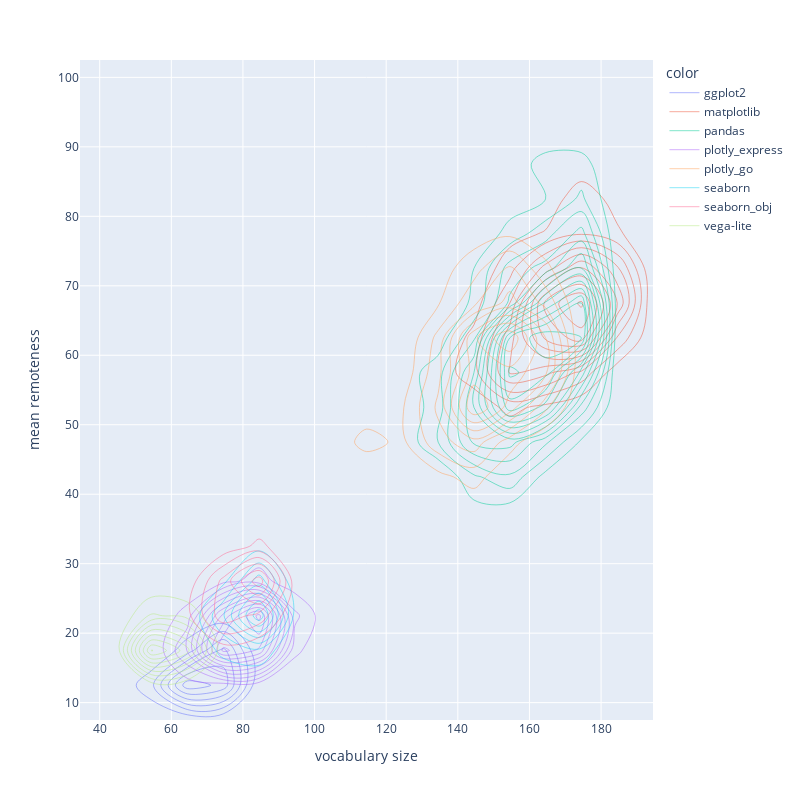

Write notebook code for a chart like this one.
### Code cell
px.density_contour(x=vocab, y=remoteness, color=notations, width=800, height=800, labels=dict(y='mean remoteness', x='vocabulary size'))

### Figure 1 — Plotly figure (JSON) as saved in the notebook; plotly's stock layout.template omitted (floating-point values rounded to 4 significant figures; data arrays with more than 128 entries replaced by an {"elided": "..."} marker saying what was removed)
{"data": [{"contours": {"coloring": "none"}, "hovertemplate": "color=ggplot2<br>vocabulary size=%{x}<br>mean remoteness=%{y}<br>count=%{z}<extra></extra>", "legendgroup": "ggplot2", "line": {"color": "#636efa"}, "name": "ggplot2", "showlegend": true, "type": "histogram2dcontour", "x": {"elided": "1000 int values"}, "xaxis": "x", "xbingroup": "x", "y": {"elided": "1000 float values"}, "yaxis": "y", "ybingroup": "y"}, {"contours": {"coloring": "none"}, "hovertemplate": "color=matplotlib<br>vocabulary size=%{x}<br>mean remoteness=%{y}<br>count=%{z}<extra></extra>", "legendgroup": "matplotlib", "line": {"color": "#EF553B"}, "name": "matplotlib", "showlegend": true, "type": "histogram2dcontour", "x": {"elided": "1000 int values"}, "xaxis": "x", "xbingroup": "x", "y": {"elided": "1000 float values"}, "yaxis": "y", "ybingroup": "y"}, {"contours": {"coloring": "none"}, "hovertemplate": "color=pandas<br>vocabulary size=%{x}<br>mean remoteness=%{y}<br>count=%{z}<extra></extra>", "legendgroup": "pandas", "line": {"color": "#00cc96"}, "name": "pandas", "showlegend": true, "type": "histogram2dcontour", "x": {"elided": "1000 int values"}, "xaxis": "x", "xbingroup": "x", "y": {"elided": "1000 float values"}, "yaxis": "y", "ybingroup": "y"}, {"contours": {"coloring": "none"}, "hovertemplate": "color=plotly_express<br>vocabulary size=%{x}<br>mean remoteness=%{y}<br>count=%{z}<extra></extra>", "legendgroup": "plotly_express", "line": {"color": "#ab63fa"}, "name": "plotly_express", "showlegend": true, "type": "histogram2dcontour", "x": {"elided": "1000 int values"}, "xaxis": "x", "xbingroup": "x", "y": {"elided": "1000 float values"}, "yaxis": "y", "ybingroup": "y"}, {"contours": {"coloring": "none"}, "hovertemplate": "color=plotly_go<br>vocabulary size=%{x}<br>mean remoteness=%{y}<br>count=%{z}<extra></extra>", "legendgroup": "plotly_go", "line": {"color": "#FFA15A"}, "name": "plotly_go", "showlegend": true, "type": "histogram2dcontour", "x": {"elided": "1000 int values"}, "xaxis": "x", "xbingroup": "x", "y": {"elided": "1000 float values"}, "yaxis": "y", "ybingroup": "y"}, {"contours": {"coloring": "none"}, "hovertemplate": "color=seaborn<br>vocabulary size=%{x}<br>mean remoteness=%{y}<br>count=%{z}<extra></extra>", "legendgroup": "seaborn", "line": {"color": "#19d3f3"}, "name": "seaborn", "showlegend": true, "type": "histogram2dcontour", "x": {"elided": "1000 int values"}, "xaxis": "x", "xbingroup": "x", "y": {"elided": "1000 float values"}, "yaxis": "y", "ybingroup": "y"}, {"contours": {"coloring": "none"}, "hovertemplate": "color=seaborn_obj<br>vocabulary size=%{x}<br>mean remoteness=%{y}<br>count=%{z}<extra></extra>", "legendgroup": "seaborn_obj", "line": {"color": "#FF6692"}, "name": "seaborn_obj", "showlegend": true, "type": "histogram2dcontour", "x": {"elided": "1000 int values"}, "xaxis": "x", "xbingroup": "x", "y": {"elided": "1000 float values"}, "yaxis": "y", "ybingroup": "y"}, {"contours": {"coloring": "none"}, "hovertemplate": "color=vega-lite<br>vocabulary size=%{x}<br>mean remoteness=%{y}<br>count=%{z}<extra></extra>", "legendgroup": "vega-lite", "line": {"color": "#B6E880"}, "name": "vega-lite", "showlegend": true, "type": "histogram2dcontour", "x": {"elided": "1000 int values"}, "xaxis": "x", "xbingroup": "x", "y": {"elided": "1000 float values"}, "yaxis": "y", "ybingroup": "y"}], "layout": {"height": 800, "legend": {"title": {"text": "color"}, "tracegroupgap": 0}, "margin": {"t": 60}, "width": 800, "xaxis": {"anchor": "y", "domain": [0, 1], "title": {"text": "vocabulary size"}}, "yaxis": {"anchor": "x", "domain": [0, 1], "title": {"text": "mean remoteness"}}}}
